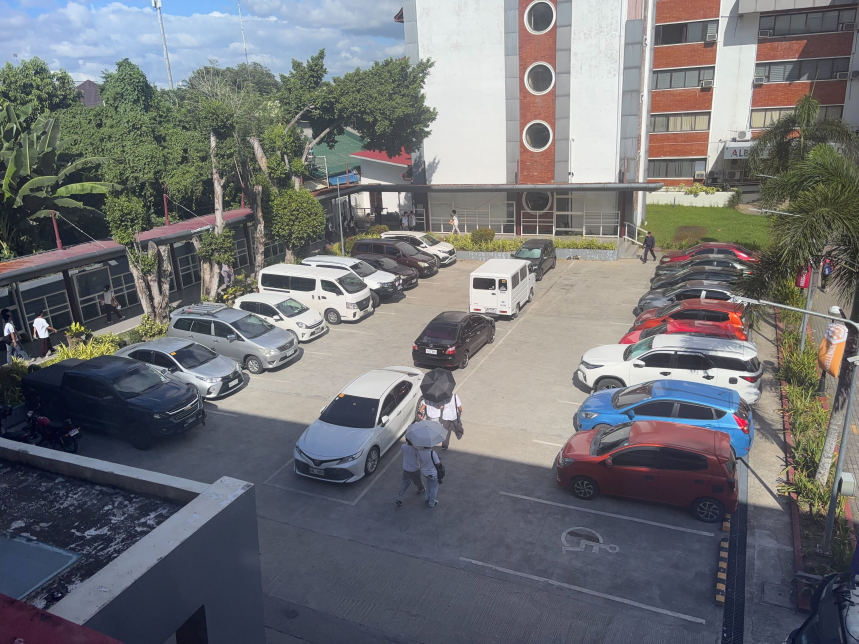
#> input picture ui/samples/area_b3_raw.jpg, 2576 x 1932 px (shown at 1/3 size)
$ python build_b3.py
#> lines starting #> are read from the running program, lines starting #| are printed output that depends on the picture
#!/usr/bin/env python3
"""
build_b3.py - single source of truth for Area B3 (provisional).

Generates, from the hand-read layout below:
  configs/polygons/area_b3.json        slot polygons (photo pixels) + informal-zone boxes
  outputs/lot_b3/lot_b3_occupancy.csv  baseline in the fusion-CSV schema (manual visual labels, no model scores)
  outputs/lot_b3/lot_b3_overlay.png    overlay of every polygon on the reference photo (use it to check/adjust)

    python scripts/lot_b3/build_b3.py            # run from the package root

All coordinates are ORIGINAL pixels of ui/samples/area_b3_raw.jpg (2576 x 1932).
The photo is a hand-held frame, NOT the fixed camera frame: re-draw polygons on the real camera frame
(edit ROWS / PWD / CENTER below, re-run) before trusting the occupancy output.
"""
import csv
import json
import os

import numpy as np
from PIL import Image, ImageDraw

ROOT = os.path.abspath(os.path.join(os.path.dirname(__file__), "..", ".."))
IMG = os.path.join(ROOT, "ui", "samples", "area_b3_raw.jpg")
UUID_BASE = "30000000-0000-4000-8000-000000000{:03d}"      # B2 = 101.., B4 = 201.., B3 = 301..

# Vehicle boxes (x1, y1, x2, y2) read off the photo, ordered top of photo -> bottom (far -> near).
LEFT = [  # angled row along the covered walkway; cars nose to the lower right
    (1140, 690, 1370, 795), (1050, 715, 1315, 825), (1065, 760, 1255, 865), (905, 765, 1210, 920),
    (775, 790, 1120, 970), (700, 880, 985, 1025), (500, 910, 900, 1120), (345, 1010, 730, 1200),
    (60, 1070, 620, 1350)]
RIGHT = [  # row along the kerb, cars side-on
    (1980, 725, 2280, 795), (1965, 765, 2250, 830), (1950, 800, 2240, 865), (1915, 840, 2240, 940),
    (1900, 895, 2245, 1020), (1855, 960, 2210, 1030), (1735, 1000, 2290, 1210), (1730, 1140, 2260, 1370),
    (1670, 1260, 2215, 1565)]
# Painted bay that is empty (quad in photo px)
PWD = [(1600, 1495), (2140, 1605), (2115, 1865), (1600, 1730)]            # R10, accessible bay, empty
CENTER = [(800, 1440), (930, 1235), (1270, 1130), (1300, 1300), (1130, 1485)]   # C1, painted bay, Camry
# Vehicles that are NOT in a bay (aisle / loading): tracked, never counted as bay occupancy
INFORMAL = [("A1", "jeepney", (1404, 773, 1610, 960)), ("A2", "sedan", (1240, 935, 1485, 1105)),
            ("A3", "sedan", (1539, 715, 1668, 837))]


def row_quads(boxes, axis_dy):
    """One parallelogram per vehicle: bay boundaries halfway between neighbouring vehicle centres,
    bay depth along the car axis (width of the box, tilt axis_dy)."""
#> called with axis_dy = 0.25
    c = np.array([[(b[0] + b[2]) / 2, b[1] + 0.62 * (b[3] - b[1])] for b in boxes], float)
    n = len(c)
    mids = [(c[i] + c[i + 1]) / 2 for i in range(n - 1)]
    top = c[0] - (mids[0] - c[0])
    bot = c[-1] + (c[-1] - mids[-1])
    bounds = [top] + mids + [bot]
    quads = []
    for i, b in enumerate(boxes):
        w = b[2] - b[0]
        a = np.array([0.46 * w, axis_dy * 0.46 * w])
        p0, p1 = bounds[i], bounds[i + 1]
        quads.append([p0 - a, p0 + a, p1 + a, p1 - a])
    return quads


def build():
    slots = []
    lq = row_quads(LEFT, 0.25)
    rq = row_quads(RIGHT, -0.04)
    uid = 301
    spec = []
    for i, q in enumerate(lq, 1):
        spec.append(("L", f"L{i}", "left", q, "occupied", 1, "full", ""))
    for i, q in enumerate(rq, 1):
        spec.append(("R", f"R{i}", "right", q, "occupied", 1, "full", ""))
    spec.append(("R", "R10", "right", PWD, "available", 0, "full", "accessible (PWD) bay: reservation flag lives in backend metadata"))
    spec.append(("C", "C1", "center", CENTER, "occupied", 1, "full", "painted bay, low geometry confidence"))
    for _, sid, zone, q, st, fid, vis, note in spec:
        slots.append({
            "slot_id": sid, "zone": zone, "compatibility": "car_only",
            "space_id": UUID_BASE.format(uid),
            "polygon_px": [[round(float(x)), round(float(y))] for x, y in q],
            "visibility": vis, "baseline_state": st, "baseline_final_id": fid, "note": note})
        uid += 1
    return slots


def main():
    slots = build()
    cfg = {
        "area": "B3", "lot_code": "B", "camera_id": "cam-area-b3-01", "producer_id": "occupancy-area-b3-01",
        "calibration_version": "area-b3-4model-v0-provisional",
        "reference_image": "ui/samples/area_b3_raw.jpg", "image_size_px": [2576, 1932],
        "calibration_status": "PROVISIONAL - polygons read from a hand-held photo, not the fixed camera frame; no homography yet",
        "numbering": "L and R rows numbered top of photo -> bottom (far -> near); C1 = painted centre bay",
        "slot_count": len(slots), "slots": slots,
        "informal_zones": [{"id": i, "kind": k, "box_px": list(b), "counts_as_bay": False} for i, k, b in INFORMAL],
        "ignore": {"classes": ["person", "umbrella"],
                   "reason": "pedestrians cross the centre and right bays all day; they are never occupancy"},
    }
    with open(os.path.join(ROOT, "configs/polygons/area_b3.json"), "w") as f:
        json.dump(cfg, f, indent=2)
    with open(os.path.join(ROOT, "outputs/lot_b3/lot_b3_occupancy.csv"), "w", newline="") as f:
        w = csv.writer(f)
        w.writerow("area,slot_id,zone,compatibility,space_id,initial_state,model_1,model_2,model_3,model_4,mean,"
                   "final_state,final_id,backend_display_code".split(","))
        for s in slots:
            w.writerow(["B3", s["slot_id"], s["zone"], s["compatibility"], s["space_id"], s["baseline_state"],
                        "", "", "", "", "", s["baseline_state"],
                        "" if s["baseline_final_id"] is None else s["baseline_final_id"], "TBD (B-P...)"])
    # overlay
    im = Image.open(IMG).convert("RGB")
#> im is the input picture: PIL image 2576x1932 RGB; mean R, G, B 112.5, 113.7, 116.7
    ov = Image.new("RGBA", im.size)
#> ov: PIL image 2576x1932 RGBA; every value is 0
    d = ImageDraw.Draw(ov)
    col = {"occupied": (230, 60, 60), "available": (60, 200, 80), "unknown": (150, 150, 150)}
    for s in slots:
        c = col[s["baseline_state"]]
        pts = [tuple(p) for p in s["polygon_px"]]
        d.polygon(pts, fill=c + (60,), outline=c + (255,))
        d.line(pts + [pts[0]], fill=c + (255,), width=4)
        cx, cy = np.mean(pts, 0)
        d.text((cx - 12, cy - 6), s["slot_id"], fill=(255, 255, 0, 255))
#> this loop made 20 passes
#> (cx, cy) on passes 1 to 12: (1255, 755.5), (1195, 787), (1140, 823.5), (1055.5, 862), (948.8, 908.5), (833, 970.5), (695, 1044.5), (529, 1134.8), (340, 1243.5), (2130, 768), (2110, 805), (2094, 846.8)
    for i, k, b in INFORMAL:
        d.rectangle(b, outline=(60, 140, 255, 255), width=4)
        d.text((b[0] + 6, b[1] + 6), i, fill=(120, 200, 255, 255))
    out = Image.alpha_composite(im.convert("RGBA"), ov).convert("RGB")
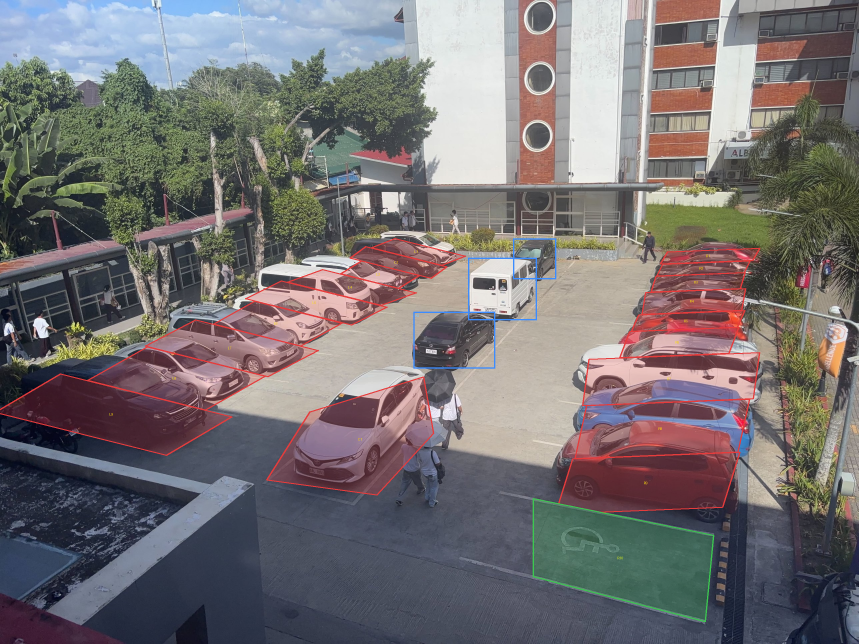
#> out: PIL image 2576x1932 RGB (shown at 1/3 size); mean R, G, B 117.5, 112.8, 114.6
    out.save(os.path.join(ROOT, "outputs/lot_b3/lot_b3_overlay.png"))
    print(f"{len(slots)} slots written")


if __name__ == "__main__":
    main()

$ run again, with ui/samples/area_b2_raw.jpg copied over ui/samples/area_b3_raw.jpg
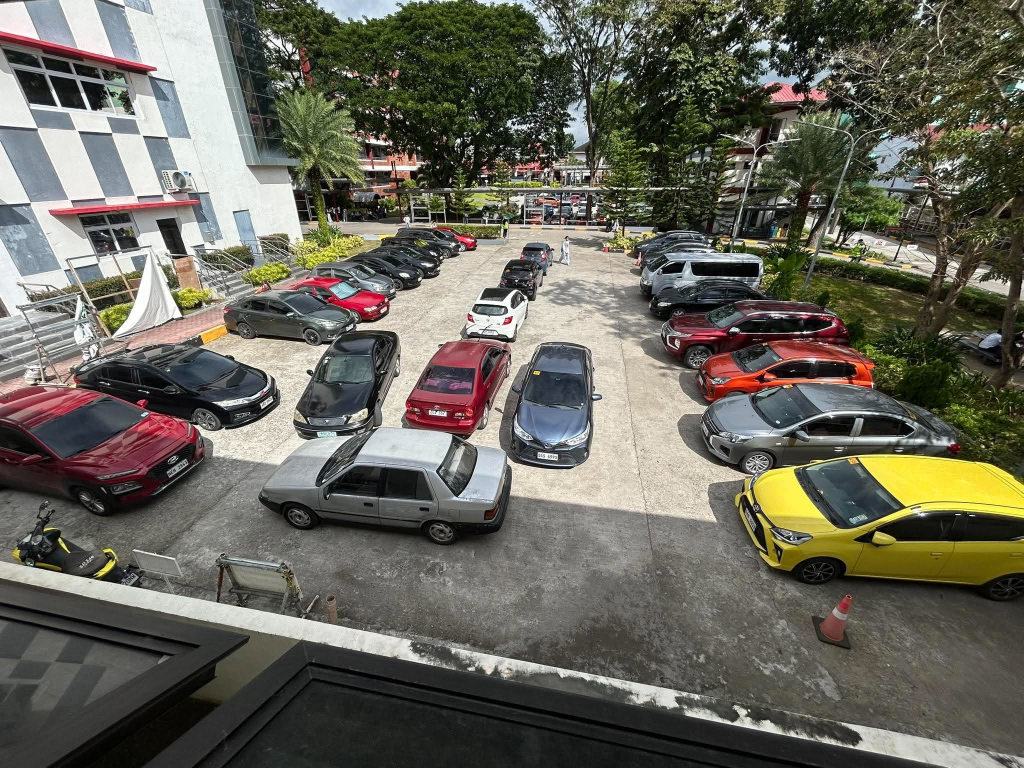
#> input picture ui/samples/area_b2_raw.jpg, 2048 x 1536 px (shown at 1/2 size)
#> in main, im is the input picture: PIL image 2048x1536 RGB; mean R, G, B 103.4, 101.6, 90.5
#> ov: PIL image 2048x1536 RGBA; every value is 0
#> the loop in main, `for s in slots:` made 20 passes
#> (cx, cy) on passes 1 to 8: (1255, 755.5), (1195, 787), (1140, 823.5), (1055.5, 862), (948.8, 908.5), (833, 970.5), (695, 1044.5), (529, 1134.8)
#> in main, `out = Image.alpha_composite(im.convert("RGBA"), ov).convert("RGB")`:
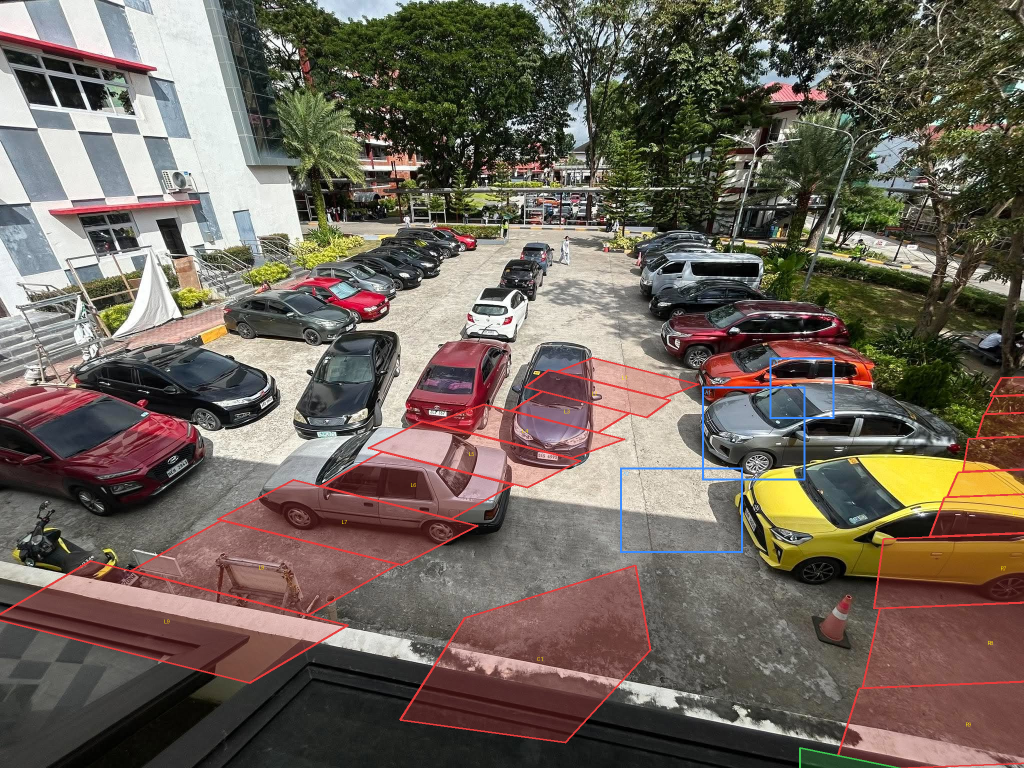
#> out: PIL image 2048x1536 RGB (shown at 1/2 size); mean R, G, B 109.9, 99.7, 89.4

$ run again, with ui/samples/area_b2_heightmap.jpg copied over ui/samples/area_b3_raw.jpg
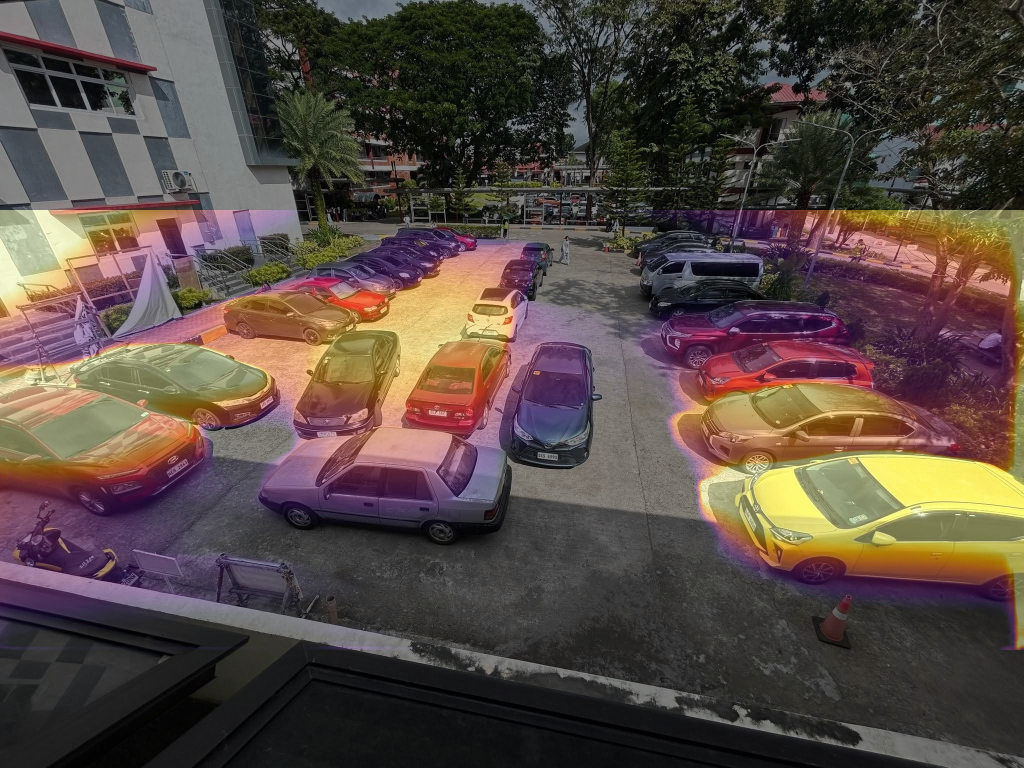
#> input picture ui/samples/area_b2_heightmap.jpg, 2048 x 1536 px (shown at 1/2 size)
#> in main, im is the input picture: PIL image 2048x1536 RGB; mean R, G, B 86.4, 73.2, 67
#> ov: PIL image 2048x1536 RGBA; every value is 0
#> the loop in main, `for s in slots:` made 20 passes
#> (cx, cy) on passes 1 to 8: (1255, 755.5), (1195, 787), (1140, 823.5), (1055.5, 862), (948.8, 908.5), (833, 970.5), (695, 1044.5), (529, 1134.8)
#> in main, `out = Image.alpha_composite(im.convert("RGBA"), ov).convert("RGB")`:
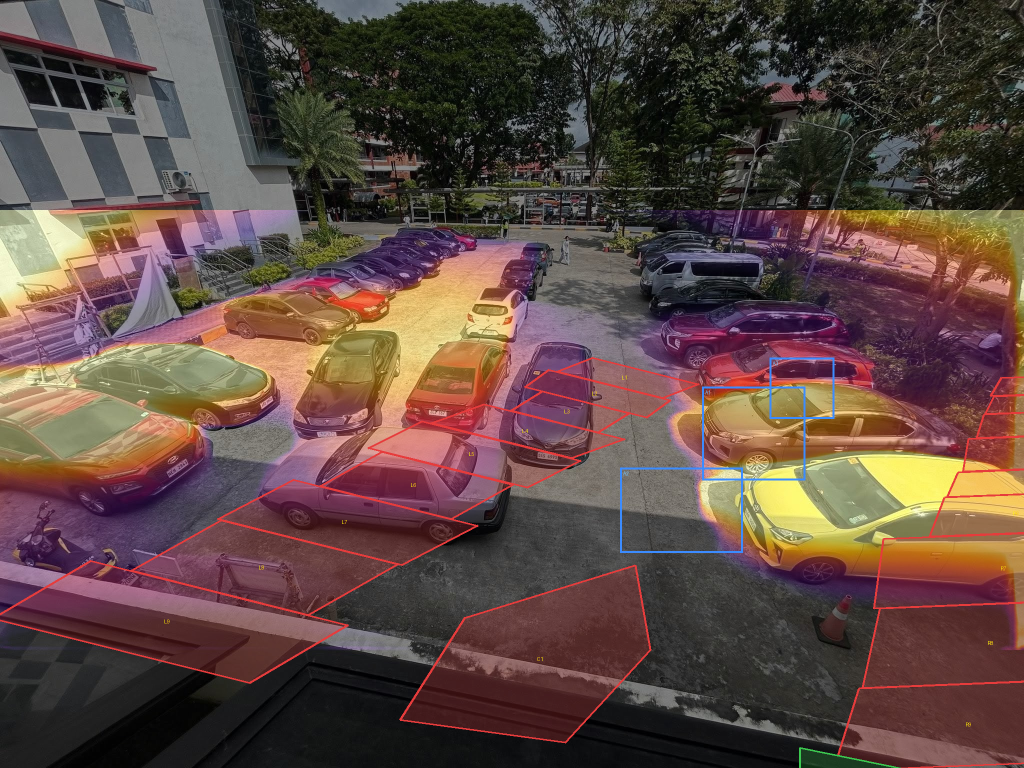
#> out: PIL image 2048x1536 RGB (shown at 1/2 size); mean R, G, B 94, 73, 67
